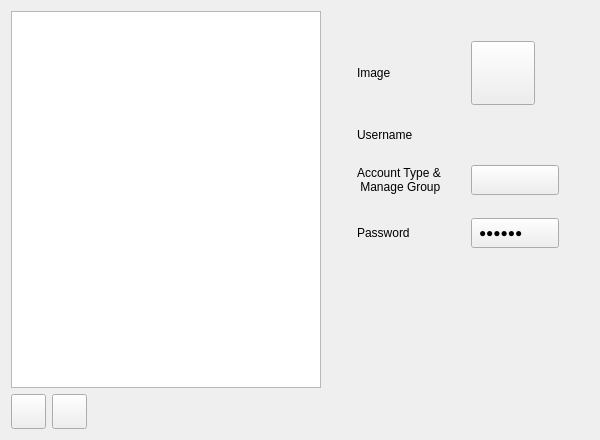
<?xml version="1.0" encoding="UTF-8"?>
<ui version="4.0">
 <class>PageUsers</class>
 <widget class="QWidget" name="PageUsers">
  <property name="geometry">
   <rect>
    <x>0</x>
    <y>0</y>
    <width>600</width>
    <height>440</height>
   </rect>
  </property>
  <property name="windowTitle">
   <string notr="true"/>
  </property>
  <layout class="QHBoxLayout" name="horizontalLayout_2">
   <item>
    <layout class="QVBoxLayout" name="verticalLayout">
     <item>
      <widget class="ListWidget" name="listWidget">
       <property name="sizePolicy">
        <sizepolicy hsizetype="Maximum" vsizetype="Expanding">
         <horstretch>0</horstretch>
         <verstretch>0</verstretch>
        </sizepolicy>
       </property>
       <property name="minimumSize">
        <size>
         <width>310</width>
         <height>0</height>
        </size>
       </property>
       <property name="iconSize">
        <size>
         <width>48</width>
         <height>48</height>
        </size>
       </property>
      </widget>
     </item>
     <item>
      <layout class="QHBoxLayout" name="horizontalLayout">
       <item>
        <widget class="QPushButton" name="buttonAdd">
         <property name="minimumSize">
          <size>
           <width>35</width>
           <height>35</height>
          </size>
         </property>
         <property name="maximumSize">
          <size>
           <width>35</width>
           <height>35</height>
          </size>
         </property>
         <property name="text">
          <string/>
         </property>
         <property name="iconSize">
          <size>
           <width>24</width>
           <height>24</height>
          </size>
         </property>
        </widget>
       </item>
       <item>
        <widget class="QPushButton" name="buttonRemove">
         <property name="minimumSize">
          <size>
           <width>35</width>
           <height>35</height>
          </size>
         </property>
         <property name="maximumSize">
          <size>
           <width>35</width>
           <height>35</height>
          </size>
         </property>
         <property name="text">
          <string/>
         </property>
         <property name="iconSize">
          <size>
           <width>24</width>
           <height>24</height>
          </size>
         </property>
        </widget>
       </item>
       <item>
        <spacer name="horizontalSpacer">
         <property name="orientation">
          <enum>Qt::Horizontal</enum>
         </property>
         <property name="sizeType">
          <enum>QSizePolicy::MinimumExpanding</enum>
         </property>
         <property name="sizeHint" stdset="0">
          <size>
           <width>40</width>
           <height>20</height>
          </size>
         </property>
        </spacer>
       </item>
      </layout>
     </item>
    </layout>
   </item>
   <item>
    <widget class="QWidget" name="userWidget" native="true">
     <layout class="QVBoxLayout" name="verticalLayout_2">
      <property name="spacing">
       <number>0</number>
      </property>
      <property name="margin">
       <number>0</number>
      </property>
      <item>
       <layout class="QGridLayout" name="gridLayout">
        <property name="horizontalSpacing">
         <number>30</number>
        </property>
        <property name="verticalSpacing">
         <number>23</number>
        </property>
        <property name="margin">
         <number>30</number>
        </property>
        <item row="0" column="0">
         <widget class="QLabel" name="label">
          <property name="text">
           <string>Image</string>
          </property>
         </widget>
        </item>
        <item row="1" column="0">
         <widget class="QLabel" name="label_3">
          <property name="text">
           <string>Username</string>
          </property>
         </widget>
        </item>
        <item row="2" column="0">
         <widget class="QLabel" name="label_4">
          <property name="text">
           <string>Account Type &amp; 
 Manage Group</string>
          </property>
         </widget>
        </item>
        <item row="3" column="0">
         <widget class="QLabel" name="label_2">
          <property name="text">
           <string>Password</string>
          </property>
         </widget>
        </item>
        <item row="2" column="1">
         <widget class="FlatButton" name="buttonAccountType">
          <property name="sizePolicy">
           <sizepolicy hsizetype="Expanding" vsizetype="Fixed">
            <horstretch>0</horstretch>
            <verstretch>0</verstretch>
           </sizepolicy>
          </property>
          <property name="minimumSize">
           <size>
            <width>0</width>
            <height>30</height>
           </size>
          </property>
          <property name="styleSheet">
           <string notr="true">padding-left: 7px;
padding-right: 7px;
text-align:left;</string>
          </property>
          <property name="text">
           <string/>
          </property>
         </widget>
        </item>
        <item row="3" column="1">
         <widget class="FlatButton" name="buttonPassword">
          <property name="sizePolicy">
           <sizepolicy hsizetype="Expanding" vsizetype="Fixed">
            <horstretch>0</horstretch>
            <verstretch>0</verstretch>
           </sizepolicy>
          </property>
          <property name="minimumSize">
           <size>
            <width>0</width>
            <height>30</height>
           </size>
          </property>
          <property name="styleSheet">
           <string notr="true">padding-left: 7px;
padding-right: 7px;
text-align:left;</string>
          </property>
          <property name="text">
           <string>●●●●●●</string>
          </property>
         </widget>
        </item>
        <item row="0" column="1">
         <widget class="FlatButton" name="buttonImage">
          <property name="sizePolicy">
           <sizepolicy hsizetype="Fixed" vsizetype="Fixed">
            <horstretch>0</horstretch>
            <verstretch>0</verstretch>
           </sizepolicy>
          </property>
          <property name="minimumSize">
           <size>
            <width>64</width>
            <height>64</height>
           </size>
          </property>
          <property name="maximumSize">
           <size>
            <width>64</width>
            <height>64</height>
           </size>
          </property>
          <property name="text">
           <string/>
          </property>
          <property name="iconSize">
           <size>
            <width>55</width>
            <height>55</height>
           </size>
          </property>
         </widget>
        </item>
        <item row="1" column="1">
         <widget class="QLabel" name="labelUsername">
          <property name="styleSheet">
           <string notr="true">padding-left: 7px;
padding-right: 7px;
text-align:left;</string>
          </property>
          <property name="text">
           <string/>
          </property>
         </widget>
        </item>
       </layout>
      </item>
      <item>
       <spacer name="verticalSpacer">
        <property name="orientation">
         <enum>Qt::Vertical</enum>
        </property>
        <property name="sizeHint" stdset="0">
         <size>
          <width>20</width>
          <height>87</height>
         </size>
        </property>
       </spacer>
      </item>
     </layout>
    </widget>
   </item>
  </layout>
 </widget>
 <customwidgets>
  <customwidget>
   <class>ListWidget</class>
   <extends>QListWidget</extends>
   <header>ListWidget.h</header>
  </customwidget>
  <customwidget>
   <class>FlatButton</class>
   <extends>QPushButton</extends>
   <header>FlatButton.h</header>
  </customwidget>
 </customwidgets>
 <resources/>
 <connections/>
</ui>
